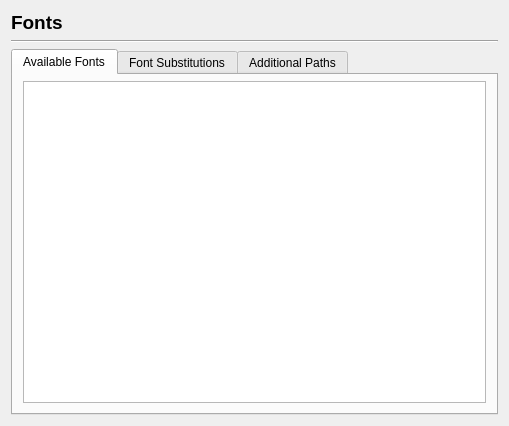
<?xml version="1.0" encoding="UTF-8"?>
<ui version="4.0">
 <class>Prefs_Fonts</class>
 <widget class="QWidget" name="Prefs_Fonts">
  <property name="geometry">
   <rect>
    <x>0</x>
    <y>0</y>
    <width>509</width>
    <height>426</height>
   </rect>
  </property>
  <property name="windowTitle">
   <string>Form</string>
  </property>
  <layout class="QVBoxLayout" name="verticalLayout">
   <item>
    <widget class="QLabel" name="label">
     <property name="font">
      <font>
       <pointsize>14</pointsize>
       <weight>75</weight>
       <bold>true</bold>
      </font>
     </property>
     <property name="text">
      <string>Fonts</string>
     </property>
    </widget>
   </item>
   <item>
    <widget class="Line" name="line">
     <property name="orientation">
      <enum>Qt::Horizontal</enum>
     </property>
    </widget>
   </item>
   <item>
    <widget class="QTabWidget" name="tabWidget">
     <property name="currentIndex">
      <number>0</number>
     </property>
     <widget class="QWidget" name="availableFontsTab">
      <attribute name="title">
       <string>Available Fonts</string>
      </attribute>
      <layout class="QVBoxLayout" name="verticalLayout_2">
       <property name="leftMargin">
        <number>10</number>
       </property>
       <property name="topMargin">
        <number>6</number>
       </property>
       <property name="rightMargin">
        <number>10</number>
       </property>
       <property name="bottomMargin">
        <number>10</number>
       </property>
       <item>
        <widget class="FontListView" name="fontListTableView"/>
       </item>
      </layout>
     </widget>
     <widget class="QWidget" name="fontSubstitutionsTab">
      <attribute name="title">
       <string>Font Substitutions</string>
      </attribute>
      <layout class="QVBoxLayout" name="verticalLayout_3">
       <property name="leftMargin">
        <number>10</number>
       </property>
       <property name="topMargin">
        <number>6</number>
       </property>
       <property name="rightMargin">
        <number>10</number>
       </property>
       <property name="bottomMargin">
        <number>10</number>
       </property>
       <item>
        <widget class="QTableWidget" name="fontSubstitutionsTableWidget"/>
       </item>
       <item>
        <layout class="QHBoxLayout" name="horizontalLayout">
         <item>
          <spacer name="horizontalSpacer">
           <property name="orientation">
            <enum>Qt::Horizontal</enum>
           </property>
           <property name="sizeHint" stdset="0">
            <size>
             <width>40</width>
             <height>20</height>
            </size>
           </property>
          </spacer>
         </item>
         <item>
          <widget class="QPushButton" name="deleteSubstitutionButton">
           <property name="text">
            <string>Delete</string>
           </property>
          </widget>
         </item>
        </layout>
       </item>
      </layout>
     </widget>
     <widget class="QWidget" name="additionalPathsTab">
      <attribute name="title">
       <string>Additional Paths</string>
      </attribute>
      <layout class="QVBoxLayout" name="verticalLayout_5">
       <item>
        <layout class="QHBoxLayout" name="horizontalLayout_2">
         <item>
          <widget class="QListWidget" name="pathListWidget"/>
         </item>
         <item>
          <layout class="QVBoxLayout" name="verticalLayout_4">
           <item>
            <widget class="QPushButton" name="changeButton">
             <property name="text">
              <string>C&amp;hange...</string>
             </property>
            </widget>
           </item>
           <item>
            <widget class="QPushButton" name="addButton">
             <property name="text">
              <string>A&amp;dd...</string>
             </property>
            </widget>
           </item>
           <item>
            <widget class="QPushButton" name="removeButton">
             <property name="text">
              <string>&amp;Remove</string>
             </property>
            </widget>
           </item>
           <item>
            <spacer name="additionalPathsButtonsVerticalSpacer">
             <property name="orientation">
              <enum>Qt::Vertical</enum>
             </property>
             <property name="sizeHint" stdset="0">
              <size>
               <width>20</width>
               <height>40</height>
              </size>
             </property>
            </spacer>
           </item>
          </layout>
         </item>
        </layout>
       </item>
       <item>
        <widget class="QLabel" name="whyBlankLabel">
         <property name="text">
          <string/>
         </property>
         <property name="wordWrap">
          <bool>true</bool>
         </property>
        </widget>
       </item>
       <item>
        <spacer name="additionalPathsLabelVerticalSpacer">
         <property name="orientation">
          <enum>Qt::Vertical</enum>
         </property>
         <property name="sizeType">
          <enum>QSizePolicy::Minimum</enum>
         </property>
         <property name="sizeHint" stdset="0">
          <size>
           <width>0</width>
           <height>0</height>
          </size>
         </property>
        </spacer>
       </item>
      </layout>
     </widget>
    </widget>
   </item>
  </layout>
 </widget>
 <customwidgets>
  <customwidget>
   <class>FontListView</class>
   <extends>QTableView</extends>
   <header>ui/fontlistview.h</header>
  </customwidget>
 </customwidgets>
 <resources/>
 <connections/>
</ui>
